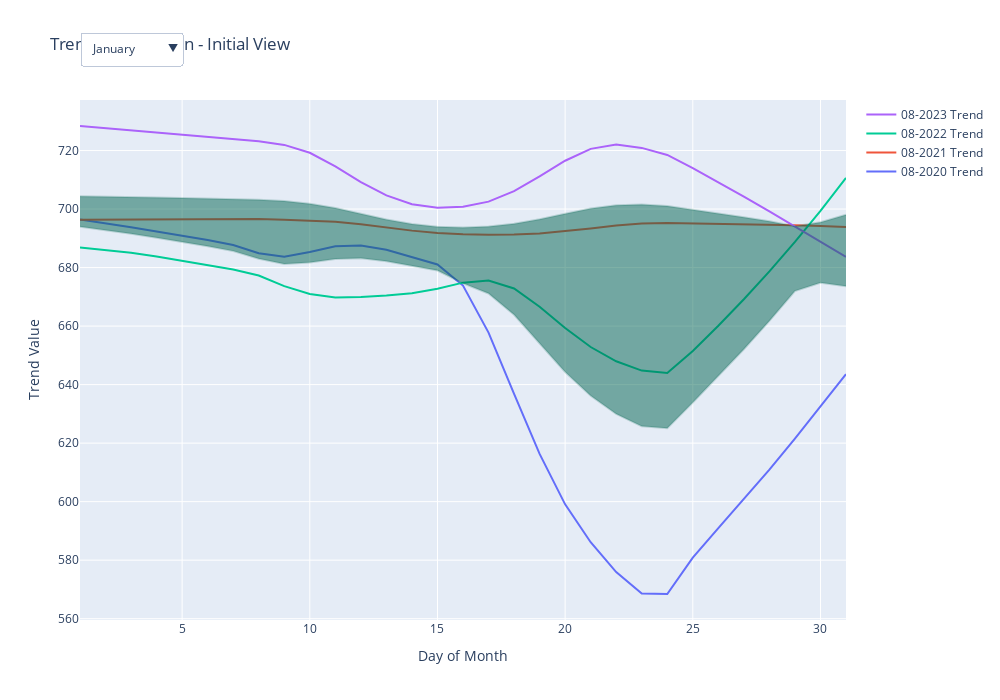

Here is the notebook cell this chart was saved with:
### Code cell
import pandas as pd
import plotly.graph_objects as go
from statsmodels.tsa.seasonal import STL
import numpy as np

# Step 1: Prepare data
daily_df['Month'] = daily_df['Datetime'].dt.strftime('%m')  # '01', '02', ...
daily_df['Year'] = daily_df['Datetime'].dt.strftime('%Y')
daily_df['MonthYear'] = daily_df['Datetime'].dt.strftime('%Y-%m')

fig_plotly = go.Figure()
trace_labels = []  # (Month, Year)
trend_store = {}   # Store trends per month for IQR calculation

# Step 2: Add trend traces with normalized day index
for my in sorted(daily_df['MonthYear'].unique()):
    year = my[:4]
    month = my[5:]

    month_df = daily_df[daily_df['MonthYear'] == my]
    if len(month_df) < 14:
        continue

    ts = month_df.set_index('Datetime')['Generation']
    stl = STL(ts, period=7)
    res = stl.fit()

    trend_values = res.trend.values
    day_nums = list(range(1, len(trend_values) + 1))

    # Store trend values for IQR
    trend_store.setdefault(month, []).append(trend_values)

    fig_plotly.add_trace(go.Scatter(
        x=day_nums,
        y=trend_values,
        mode='lines',
        name=f"{month}-{year} Trend"
    ))
    trace_labels.append((month, year))

# Step 3: Month Dropdown with IQR overlay
months = sorted(set([label[0] for label in trace_labels]))
month_buttons = []

# Compute IQR lines
iqr_traces = {}
for m in months:
    trends = trend_store[m]
    # Pad all arrays to same length (short months will be NaN-padded)
    max_len = max(len(t) for t in trends)
    padded = np.array([np.pad(t, (0, max_len - len(t)), constant_values=np.nan) for t in trends])
    q1 = np.nanpercentile(padded, 25, axis=0)
    q3 = np.nanpercentile(padded, 75, axis=0)
    x_vals = list(range(1, max_len + 1))

    # Add IQR band as shaded area
    lower = go.Scatter(x=x_vals, y=q1, fill=None, mode='lines',
                       line=dict(color='rgba(0,100,80,0.2)'), name=f"{m} Q1", showlegend=False)
    upper = go.Scatter(x=x_vals, y=q3, fill='tonexty', mode='lines',
                       line=dict(color='rgba(0,100,80,0.2)'), name=f"{m} Q3", showlegend=False)
    
    fig_plotly.add_trace(lower)
    fig_plotly.add_trace(upper)
    trace_labels.append((m, 'iqr_lower'))
    trace_labels.append((m, 'iqr_upper'))

# Buttons
for m in months:
    visibility = [(label[0] == m and 'iqr' not in label[1]) or label[0] == m for label in trace_labels]
    month_name = pd.to_datetime(f'2024-{m}-01').strftime('%B')
    month_buttons.append(dict(
        label=month_name,
        method='update',
        args=[{'visible': visibility},
              {'title': f"Trend Comparison - {month_name} (Across Years) with IQR"}]
    ))

# Step 4: Layout
fig_plotly.update_layout(
    height=700,
    width=1000,
    title="Trend Comparison - Initial View",
    xaxis_title="Day of Month",
    yaxis_title="Trend Value",
    updatemenus=[
        dict(
            buttons=month_buttons,
            direction="down",
            showactive=True,
            x=0.0,
            xanchor="left",
            y=1.15,
            yanchor="top",
            pad={"r": 10, "t": 10}
        )
    ]
)

# Step 5: Initial visibility (first month)
initial_month = trace_labels[0][0]
for i, label in enumerate(trace_labels):
    fig_plotly.data[i].visible = (label[0] == initial_month)

fig_plotly.show()
